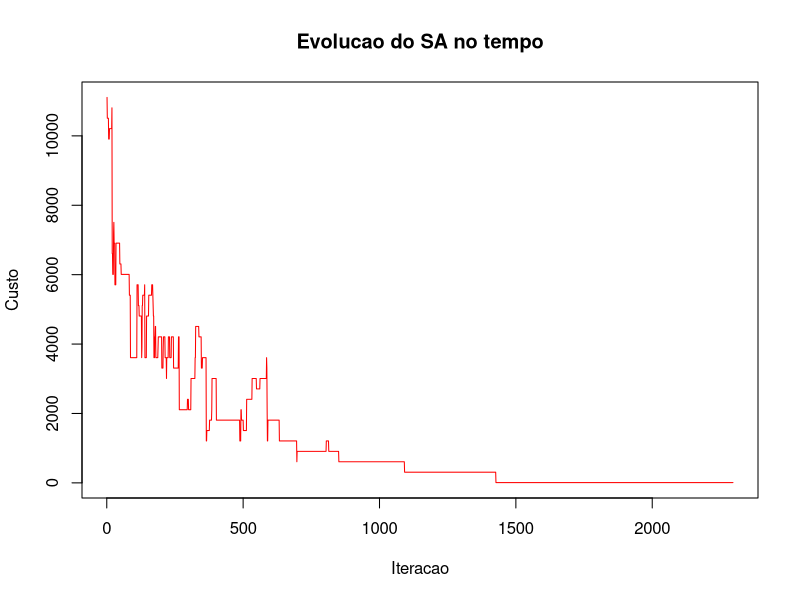

The R source for this figure:
#Funcao para fazer a primeira alocacao de turmas em suas salas
alocacao_inicial <- function(solucao, nhorarios, salas, turmas){
    #variavel para guardar a penalidade
    penalidade <- 0
    #varre a quantidade de horarios disponivel
    for(i in 1 : nhorarios){
        #varre a quantidade de salas disponiveis
        for(j in 1 : length(salas)){
            #varre a quantidade de turmas
            for(k in 1 : length(turmas)){
                #se nao foi alocado turma para a sala num determinado horario
                if(is.na(solucao[i,j])){
                    #caso a turma nao tenha sido alocada (POSICAO 4 indica que ainda nao teve sala alocada para a turma)
                    if(turmas[[k]][4] == 0){
                        #verifica se a sala tem capacidade para a turma
                        if(salas[j] > turmas[[k]][3]){
                            #calcula a penalidade 
                            penalidade <- penalidade + (salas[j] - turmas[[k]][3]) * 0.02
                        }
                        #caso nao cabe a quantidade de alunos na sala
                        else{
                            #calcula uma penalidade maior
                            penalidade <- penalidade + (turmas[[k]][3] - salas[j]) * 300
                        }
                        #caso so precise alocar um horario
                        if(turmas[[k]][2] == 1){
                            #aloca 1 horario para a turma
                            solucao[i,j] <- turmas[[k]][1]
                        }
                        #caso precise alocar dois horario
                        else if(turmas[[k]][2] == 2){
                            #aloca o primeiro horario
                            solucao[i,j] <- turmas[[k]][1]
                            # verifica se cabe a aula
                            if(i + 1 <= nhorarios){
                                 #aloca o segundo horario
                                solucao[i + 1, j] <- turmas[[k]][1]
                            }
                            # senão cabe, não insere a turma, entretanto aplica penalidade pelo número de aulas que não 
                            # puderam ser inseridas
                            else{
                                penalidade <- penalidade + 300
                            } 
                        }
                        #caso precise alocar tres horario
                        else if(turmas[[k]][2] == 3){
                            #aloca o primeiro
                            solucao[i,j] <- turmas[[k]][1]
                            # verifica se cabe a aula
                            if(i + 1 <= nhorarios){
                                 #aloca o segundo horario
                                solucao[i + 1,j] <- turmas[[k]][1]
                            }
                            # senão cabe, aumenta a penalidade
                            else{
                                penalidade <- penalidade + 300
                            }
                            # verifica da mesma forma, se cabe a aula naquele horário
                            if(i + 2 <= nhorarios){
                                #e o terceiro horario
                                solucao[i + 2, j] <- turmas[[k]][1]
                            }
                            # da mesma forma, se não couber, aumenta a penalidade
                            else{
                                penalidade <- penalidade + 300
                            } 
                        }
                        #coloca que a turma ja foi alocada com seus horarios
                        turmas[[k]][4] <- TRUE
                    }
                }
            }
        }
    }
    #retorna uma lista contendo a solucao inicial e a sua penalidade
    r <- list(penalidade, solucao)
    return (r)
}

# função para gerir vizinhos novos formatos da matriz de alocação a fim de encontrar novos vizinhos possíveis
estrutura_vizinhanca_linha <- function(solucao, nhorarios, salas, turmas){
    # guarda a matriz solução
    matriz_vizinhanca <- solucao
    # variaives para verificar a quantidade de linhas e colunas
    linhas <- nhorarios
    colunas <- length(salas)
    # agora busca uma linha aleatória entre as linhas possíveis
    linha <- sample(1 : linhas, 1)
    # verifica se linha ou coluna foi selecionada para troca
    # caso a linha tenha sido preenchdida, pega a linha especifica da matriz
    linha_solucao <- matriz_vizinhanca[linha,]
    troca <- sample(1 : colunas, colunas, replace = FALSE)
    linha_solucao <- linha_solucao[troca]
    matriz_vizinhanca[linha,] <- linha_solucao
    # retorna a matriz modificada
    return (matriz_vizinhanca)
}

estrutura_vizinhanca_coluna <- function(solucao, nhorarios, salas, turmas){
    # guarda a matriz solução
    matriz_vizinhanca <- solucao
    # variaives para verificar a quantidade de linhas e colunas
    linhas <- nhorarios
    colunas <- length(salas)
    # agora busca uma coluna aleatória entre as colunas possíveis
    coluna <- sample(1 : colunas, 1)
    # verifica se coluna ou coluna foi selecionada para troca
    # caso a coluna tenha sido preenchdida, pega a coluna especifica da matriz
    coluna_solucao <- matriz_vizinhanca[,coluna]
    troca <- sample(1 : linhas, linhas, replace = FALSE)
    coluna_solucao <- coluna_solucao[troca]
    matriz_vizinhanca[,coluna] <- coluna_solucao
    # retorna a matriz modificada
    return (matriz_vizinhanca)
}

# método para executar a função objetiva, que avalia a penalidade e a retorna para ser refinada pelo SA
funcao_objetiva <- function(solucao,nhorarios, salas, turmas){
    penalidade <- 0
    #3 for's para varrer os horarios, salas e turmas
    for(i in 1 : nhorarios){
        for(j in 1 : length(salas)){
            for(k in 1 : length(turmas)){
                # verifica as penalidades da alocação presente da turma
                if(!(is.na(solucao[i,j]))){
                    if(solucao[i,j] == turmas[[k]][1]){
                        if(salas[j] > turmas[[k]][3]){
                            #calcula a penalidade 
                            penalidade <- penalidade + (salas[j] - turmas[[k]][3]) * 0.02
                        }
                        # caso a capacidade da sala for menor que a quantidade de alunos
                        else{
                            # penaliza severamente a alocação
                            penalidade <- penalidade + (turmas[[k]][3] - salas[j]) * 300
                        }
                    }
                }
            }
        }
    }
    # no final retorna a penalidade da alocação
    return (penalidade)
}
#funcao para realizar o simulated anneling de fato, recebe por parametro a temperatura de inicio, a temperatura de parada
# a quantidade de vizinhos máximos a gerar, e as variaveis de tamanho da matriz
simulated_anneling <- function(tinicial, tfinal, alpha, samax, nhorarios, nsalas, nturmas){
    # instancia a matriz da solução inicial
    solucao_atual <- matrix(NA, nhorarios, nsalas)
    # aloca valores aleatórios de para a solução atual, e a guarda também como a melhor até o momento
    solucao_atual <- alocacao_inicial(solucao_atual, nhorarios, salas, turmas)[[2]]
    # guarda sua penalidade como a atual e também a melhor
    penalidade_atual <- funcao_objetiva(solucao_atual, nhorarios, salas, turmas)
    #guarda então os resultados da primeira alocação como a melhor solução até o momento
    solucao_melhor <- solucao_atual
    penalidade_menor <- penalidade_atual
    # guarda as soluções
    Y <- c(penalidade_atual)
    # inicia a temperatura com o valor da temperatura inicial
    temperatura <- tinicial
    # executa um while até a temperatura ser menor que a temperatura de parada
    while(temperatura > tfinal){
        # agora um laço for para calcular a quantidade de vizinhos de acordo com o SAMAX
        for(i in 1 : samax){
            verifica_troca <- sample(0:1,1)
            if(verifica_troca == 0){
                # usa a função de estrutura de vizinhança para gerar novas possibilidades de vizinhos
                vizinho <- estrutura_vizinhanca_linha(solucao_atual, nhorarios, salas, turmas)
            }
            else if(verifica_troca == 1){
                # usa a função de estrutura de vizinhança para gerar novas possibilidades de vizinhos
                vizinho <- estrutura_vizinhanca_coluna(solucao_atual, nhorarios, salas, turmas)
            }
            # pega o valor da função objetiva do vizinho gerado
            penalidade_vizinho <- funcao_objetiva(vizinho, nhorarios, salas, turmas)
            # calcula o delta entre o vizinho e a solução anterior
            delta <- penalidade_vizinho - penalidade_atual
            # verifica se o delta for menor que zera, quer dizr que o vizinho tem uma penalidade melhor que a atual
            if(delta < 0){
                # assim atualiza a solução atual e a penalidade atual
                solucao_atual <- vizinho
                penalidade_atual <- penalidade_vizinho
                # verifica também se o vizinho encontrado, é o melhor de todos
                if(penalidade_vizinho < penalidade_menor){
                    # atualiza também como melhor de todos, solução e a penalidade
                    solucao_melhor <- vizinho
                    penalidade_menor <- penalidade_vizinho
                }
            }
            # senão for negativo o delta, verifica o criterio de Boltzman para validar se pode aceita-la como uma possível solução ainda
            else{
                # pega a probabilidade a partir da forma (euler^(-delta/temperatura))
				probabilidade <- exp(-delta/temperatura)
                # pega um valor aleatorio para verificar a probabilidade gerada anteriormente
				valor_aleatorio <- runif(1,0,1)
                # se o valor gerado for menor ou igual a probabilidade, quer dizer que a probabilidade foi aceita 
				if(valor_aleatorio <= probabilidade){
					# então como a probabilidade de ser aceita uma solução pior foi aceita, atualiza os valores
                    solucao_atual <- vizinho
                    penalidade_atual <- penalidade_vizinho
				}
			}
            # Atualiza os vetores para plot do grafico
			Y <- c(Y, penalidade_atual)
        }
        # atualiza a temperatura
        temperatura <- alpha * temperatura
    }
    # plota a variação de resultados 
    png('evolucao-sa.png', width=1600)
	plot(1:length(Y), Y, type='l', col='red', main='Evolucao do SA no tempo', xlab='Iteracao', ylab='Custo')
	dev.off()
    # retorna no final a melhor solução e a penalidade menor
    r <- list(solucao_melhor,penalidade_menor)
    return (r)
}
#funcao para inserir as informacoes da turma em uma lista
preenche_list_turmas <- function(vetor_aulas, vetor_alunos, turmas){
    #declara a lista de turma
    list_turmas <- list()
    #for para varrer a quantidade de turmas
    for(i in 1 : turmas){
        #insere um vetor de 4 posicoes com NA
        vetor_turma <- c(NA, 4)
        #nome da turma  (ID da turma)
        vetor_turma[1] <- i
        #Quantidade de aulas da turma
        vetor_turma[2] <- vetor_aulas[i]
        #quantidade de alunos da turma
        vetor_turma[3] <- vetor_alunos[i]
        #identificador para saber se a turma foi alocada ou nao
        vetor_turma[4] <- FALSE
        #insere a turma na lista
        list_turmas[[i]] <- vetor_turma
    }
    #retorna a lista de turmas
    return(list_turmas)
}

nhorarios <- 6
nsalas <- 5
nturmas <- 25
solucao_melhor <- NA
penalidade_menor <- NA

# instancia o vetor de salas com suas capacidades
salas <- sample(25:60, nsalas)
# instancia o vetor da quantidade de aulas de cada turma
aulas <- sample(x = 1:3, size = nturmas, replace = TRUE)
# instancia o vetor com a quantidade de alunos da turma
alunos <- sample(x =  10:60, size = nturmas, replace = TRUE)
# recebe o vetor final de turmas com as informações da turma, nome, quantidade de aulas e de alunos
turmas <- preenche_list_turmas(aulas, alunos, nturmas)
print(simulated_anneling(1000, 10, 0.99, 5, nhorarios, nsalas, nturmas))
